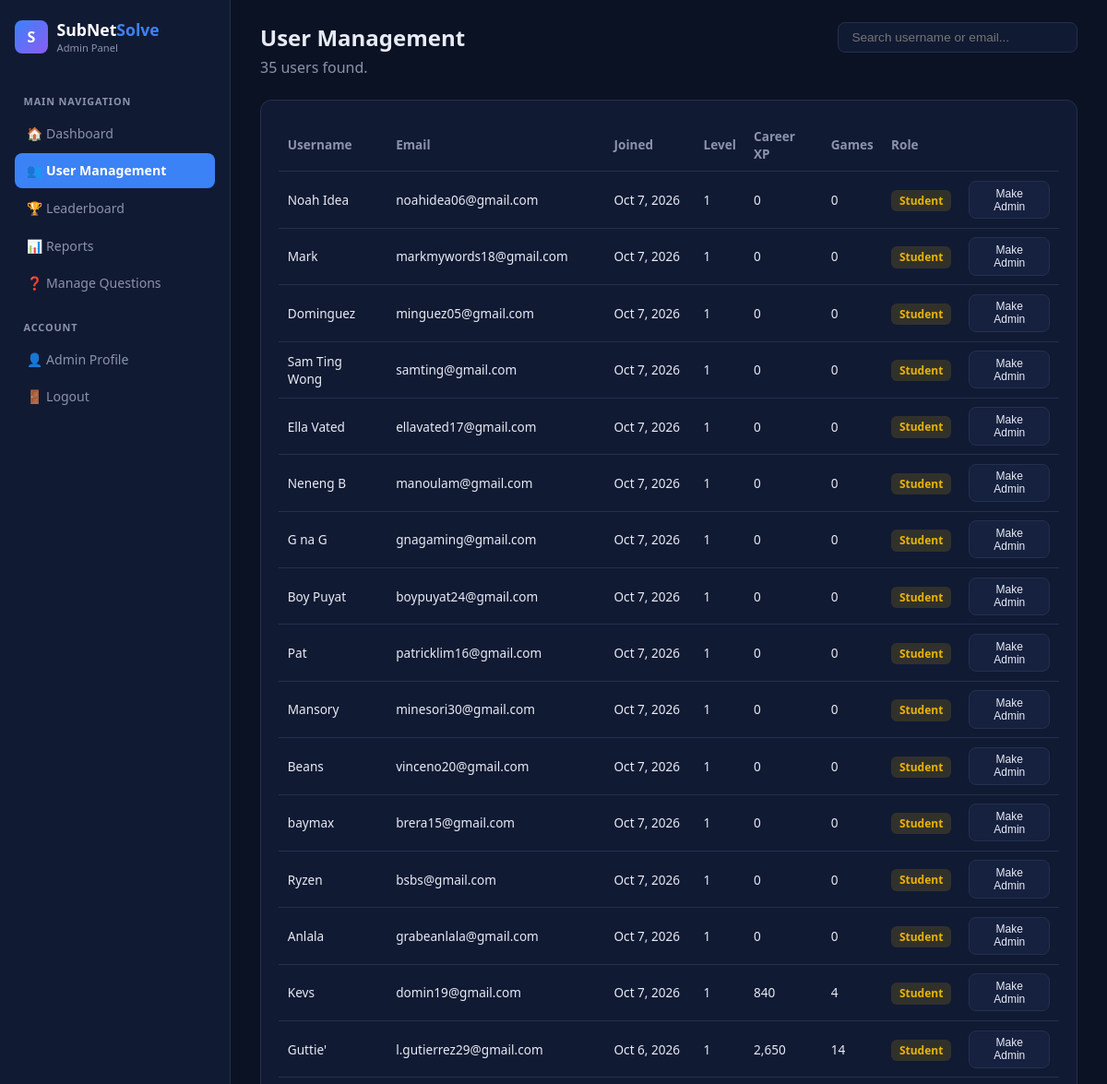
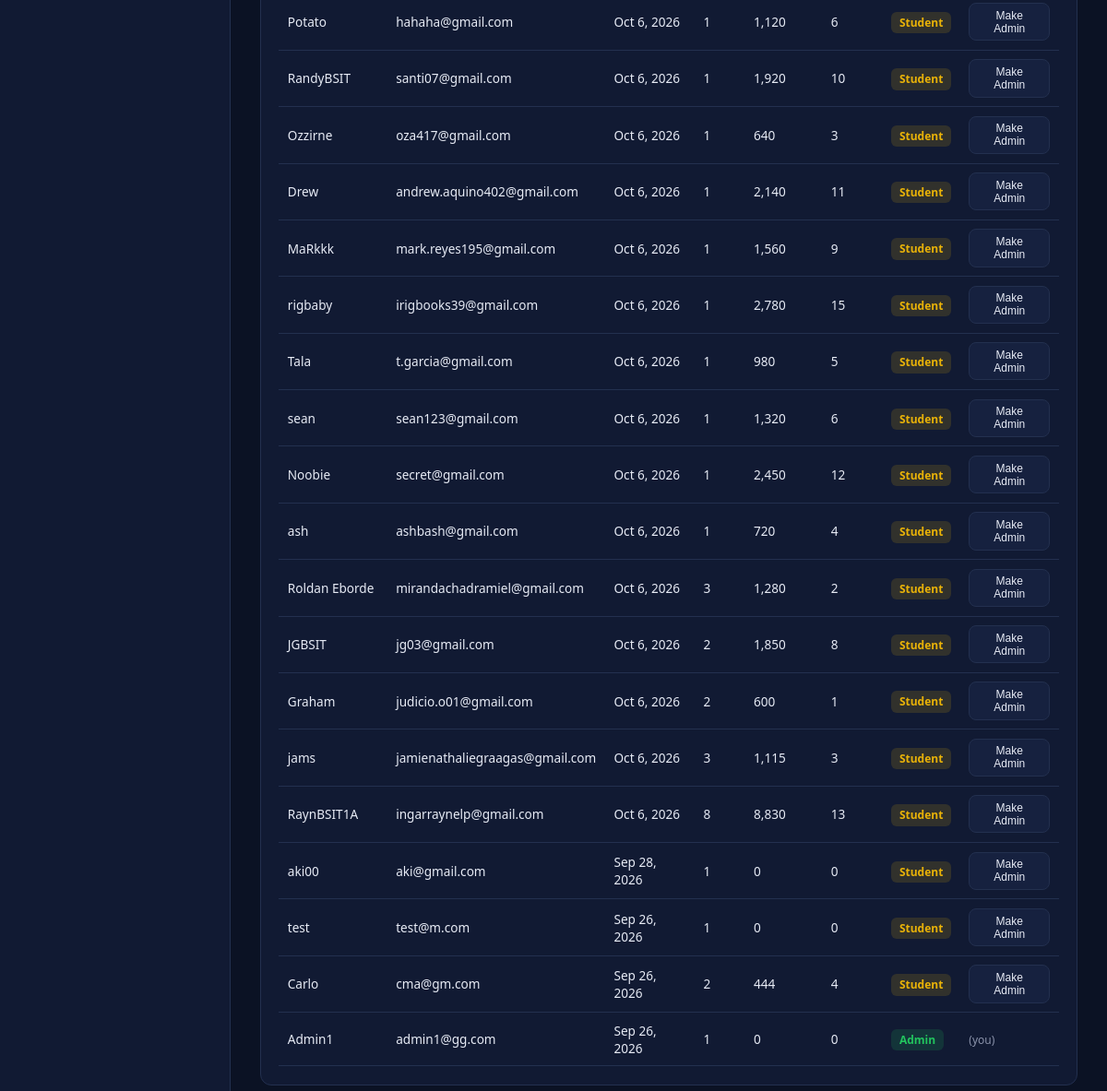
The app's page /admin/reports.php (signed in), older data (2 pictures, top to bottom).
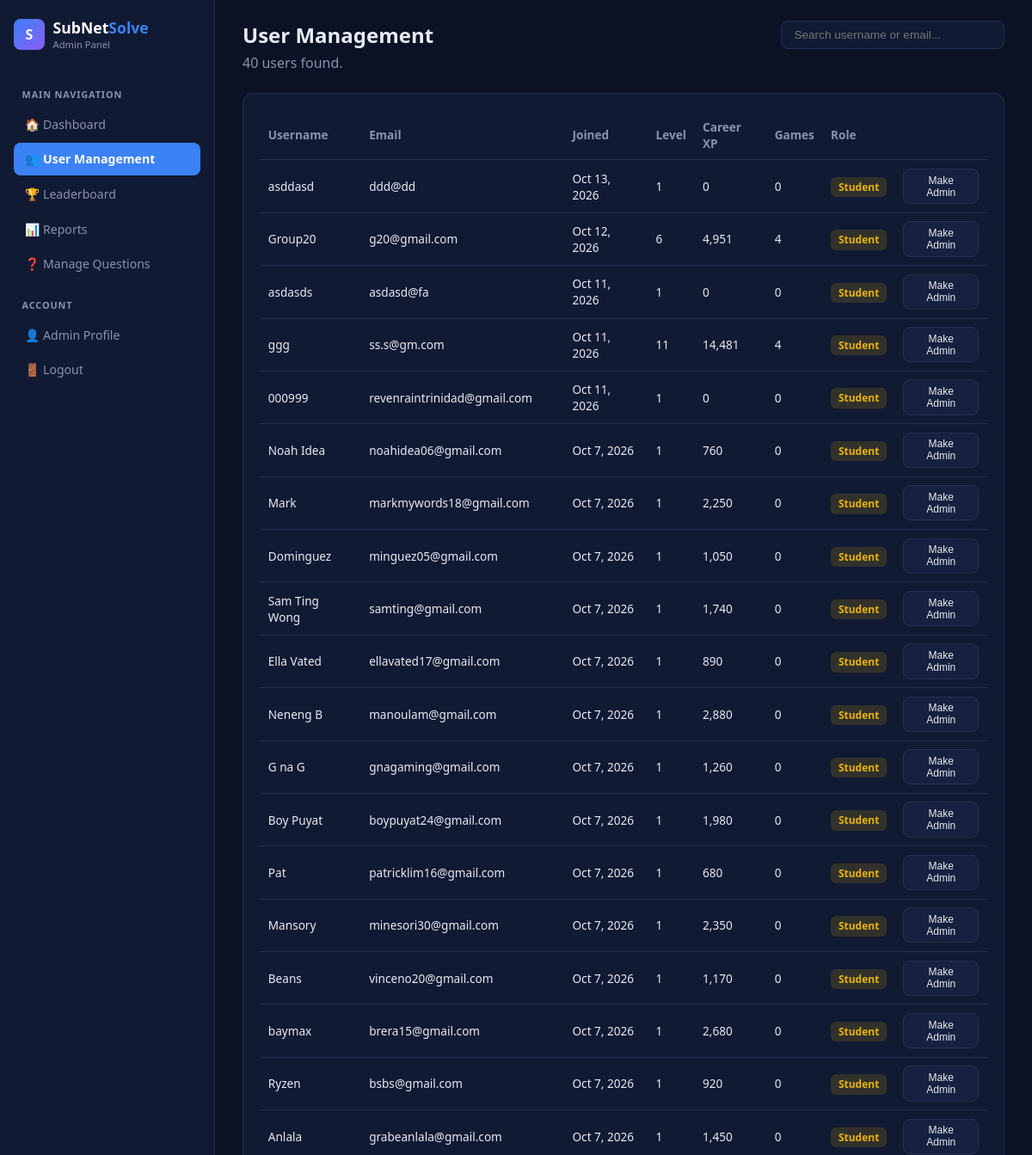
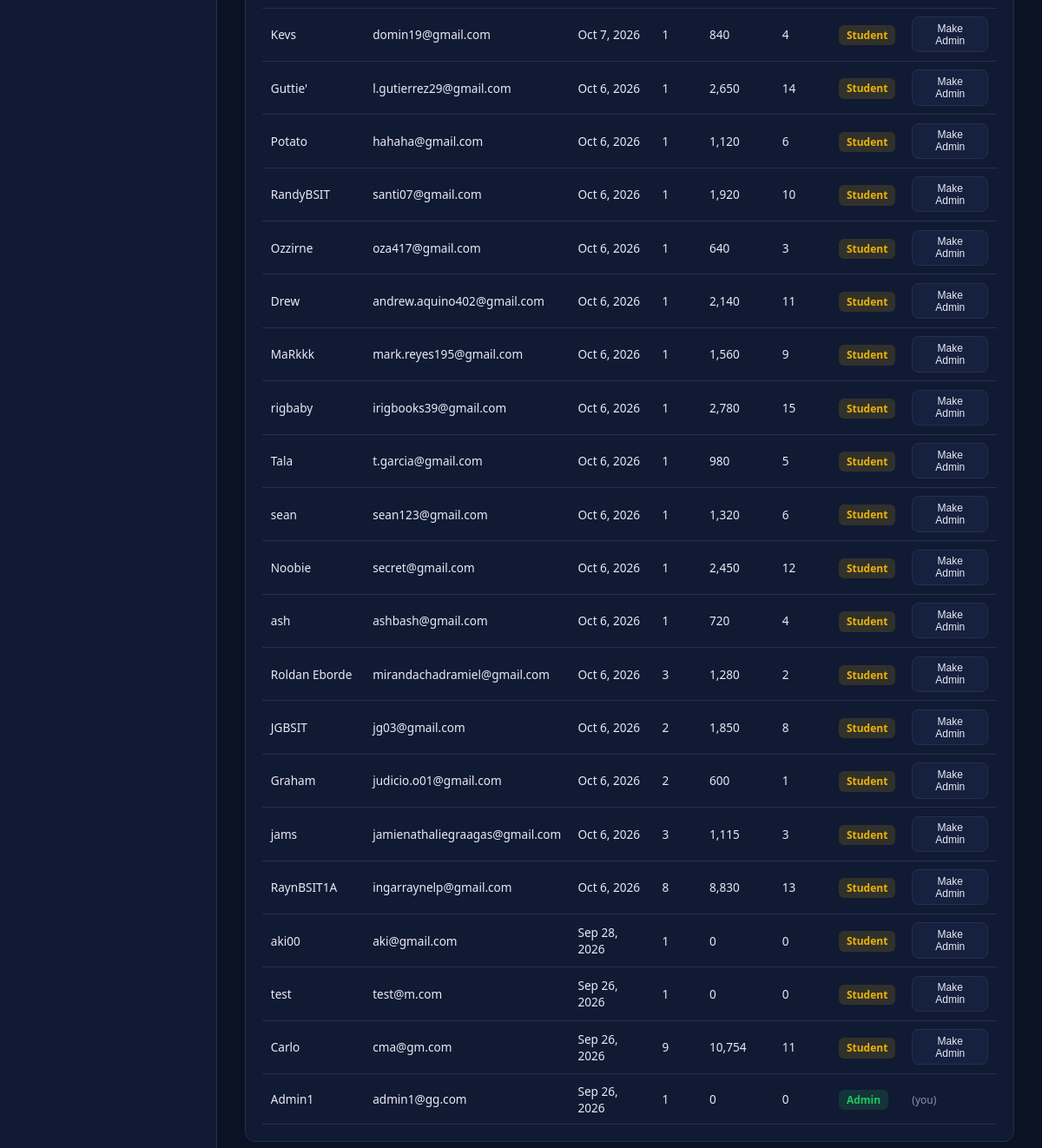
The same page, newer data (2 pictures, top to bottom).
### tables this page shows
CREATE TABLE `user_progress` (
  `user_id` int(11) NOT NULL,
  `level` int(11) NOT NULL DEFAULT 1,
  `career_xp` int(11) NOT NULL DEFAULT 0,
  `total_xp` int(11) NOT NULL DEFAULT 0,
  `xp_to_next_level` int(11) NOT NULL DEFAULT 500,
  `lessons_completed` int(11) NOT NULL DEFAULT 0,
  `quizzes_completed` int(11) NOT NULL DEFAULT 0,
  `total_correct` int(11) NOT NULL DEFAULT 0,
  `total_wrong` int(11) NOT NULL DEFAULT 0,
  `current_streak` int(11) NOT NULL DEFAULT 0,
  `last_activity_date` date DEFAULT NULL,
  `last_daily_challenge_date` date DEFAULT NULL
);

CREATE TABLE `users` (
  `id` int(11) NOT NULL,
  `username` varchar(50) NOT NULL,
  `email` varchar(100) NOT NULL,
  `password` varchar(255) NOT NULL,
  `avatar` varchar(30) NOT NULL DEFAULT 'fox',
  `is_admin` tinyint(1) NOT NULL DEFAULT 0,
  `created_at` datetime NOT NULL
);

### admin/reports.php (the view, shortened to what this page needs)
<?php
require "../config.php";
$myId = $_SESSION["user_id"];
$search = trim($_GET["q"] ?? "");
$where = $search !== "" ? "WHERE u.username LIKE '%" . mysqli_real_escape_string($conn, $search) . "%' OR u.email LIKE '%" . mysqli_real_escape_string($conn, $search) . "%'" : "";
$result = mysqli_query($conn, "SELECT u.id, u.username, u.email, u.is_admin, u.created_at, up.level, up.career_xp, up.quizzes_completed
    FROM users u LEFT JOIN user_progress up ON up.user_id = u.id
    $where ORDER BY u.created_at DESC LIMIT 200");
$users = mysqli_fetch_all($result, MYSQLI_ASSOC);
?>
<!DOCTYPE html>
<html lang="en">
<head>
    <link rel="stylesheet" href="../dash.css">
    <link rel="stylesheet" href="../game.css">
    <link rel="stylesheet" href="../admin.css">
</head>
<body>
<div class="admin-layout">
    <aside class="admin-sidebar">
        <div class="brand" style="margin-bottom:1.5rem;">
            <div class="logo">S</div>
            <div><h1>SubNet<span>Solve</span></h1><p>Admin Panel</p></div>
        </div>
        <div class="admin-nav-label">MAIN NAVIGATION</div>
        <a href="dashboard.php" class="admin-nav-link">🏠 Dashboard</a>
        <a href="users.php" class="admin-nav-link active">👥 User Management</a>
        <a href="../leaderboards.php" class="admin-nav-link">🏆 Leaderboard</a>
        <a href="reports.php" class="admin-nav-link">📊 Reports</a>
        <a href="manage_questions.php" class="admin-nav-link">❓ Manage Questions</a>
        <div class="admin-nav-label">ACCOUNT</div>
        <a href="profile.php" class="admin-nav-link">👤 Admin Profile</a>
        <a href="../logout.php" class="admin-nav-link">🚪 Logout</a>
    </aside>
    <main class="admin-main">
        <div class="admin-topbar">
            <div>
                <h2 style="margin:0 0 0.3rem;">User Management</h2>
                <p style="color:var(--text-dim); margin:0;"><?= count($users) ?> user<?= count($users) === 1 ? "" : "s" ?> found.</p>
            </div>
            <form method="GET">
                <input type="text" name="q" value="<?= htmlspecialchars($search) ?>" placeholder="Search username or email..."
                    style="background:var(--panel); border:1px solid var(--border); color:var(--text); padding:0.5rem 0.9rem; border-radius:8px; font-size:0.85rem; width:260px;">
            </form>
        </div>
        <div class="admin-panel">
            <table class="admin-table">
                <tr><th>Username</th><th>Email</th><th>Joined</th><th>Level</th><th>Career XP</th><th>Games</th><th>Role</th><th></th></tr>
                <?php foreach ($users as $u): ?>
                    <tr>
                        <td><?= htmlspecialchars($u["username"]) ?></td>
                        <td><?= htmlspecialchars($u["email"]) ?></td>
                        <td><?= date("M j, Y", strtotime($u["created_at"])) ?></td>
                        <td><?= $u["level"] ?? "—" ?></td>
                        <td><?= number_format($u["career_xp"] ?? 0) ?></td>
                        <td><?= $u["quizzes_completed"] ?? 0 ?></td>
                        <td>
                            <?php if ($u["is_admin"]): ?>
                                <span class="status-pill in_progress">Admin</span>
                            <?php else: ?>
                                <span class="status-pill waiting">Student</span>
                            <?php endif; ?>
                        </td>
                        <td>
                            <?php if ((int) $u["id"] !== (int) $myId): ?>
                                <form method="POST" onsubmit="return confirm('<?= $u['is_admin'] ? 'Remove admin access' : 'Grant admin access' ?> for <?= htmlspecialchars($u['username']) ?>?')">
                                    <button type="submit" class="btn btn-secondary" style="padding:0.35rem 0.7rem; font-size:0.75rem;">
                                        <?= $u["is_admin"] ? "Remove Admin" : "Make Admin" ?>
                                    </button>
                                </form>
                            <?php else: ?>
                                <span style="color:var(--text-dim); font-size:0.75rem;">(you)</span>
                            <?php endif; ?>
                        </td>
                    </tr>
                <?php endforeach; ?>
            </table>
        </div>
    </main>
</div>
</body>
</html>

Row changes from the older to the newer data that the page shows:
added user_progress: user_id.username "asddasd", user_id.email "ddd@dd", user_id.created_at "Oct 13, 2026", level "1", career_xp "0", quizzes_completed "0", shows "Student", shows "Make Admin"
added user_progress: user_id.username "Group20", user_id.email "g20@gmail.com", user_id.created_at "Oct 12, 2026", level "6", career_xp "4,951", quizzes_completed "4", shows "Student", shows "Make Admin"
added user_progress: user_id.username "asdasds", user_id.email "asdasd@fa", user_id.created_at "Oct 11, 2026", level "1", career_xp "0", quizzes_completed "0", shows "Student", shows "Make Admin"
added user_progress: user_id.username "ggg", user_id.email "ss.s@gm.com", user_id.created_at "Oct 11, 2026", level "11", career_xp "14,481", quizzes_completed "4", shows "Student", shows "Make Admin"
added user_progress: user_id.username "000999", user_id.email "revenraintrinidad@gmail.com", user_id.created_at "Oct 11, 2026", level "1", career_xp "0", quizzes_completed "0", shows "Student", shows "Make Admin"
changed user_progress "Noah Idea": career_xp "0" → "760"
changed user_progress "Mark": career_xp "0" → "2,250"
changed user_progress "Dominguez": career_xp "0" → "1,050"
changed user_progress "Sam Ting Wong": career_xp "0" → "1,740"
changed user_progress "Ella Vated": career_xp "0" → "890"
changed user_progress "Neneng B": career_xp "0" → "2,880"
changed user_progress "G na G": career_xp "0" → "1,260"
changed user_progress "Boy Puyat": career_xp "0" → "1,980"
changed user_progress "Pat": career_xp "0" → "680"
changed user_progress "Mansory": career_xp "0" → "2,350"
changed user_progress "Beans": career_xp "0" → "1,170"
changed user_progress "baymax": career_xp "0" → "2,680"
changed user_progress "Ryzen": career_xp "0" → "920"
changed user_progress "Anlala": career_xp "0" → "1,450"
changed user_progress "Carlo": level "2" → "9"; career_xp "444" → "10,754"; quizzes_completed "4" → "11"
Text that changed along with them:
count($users): "35" → "40"
